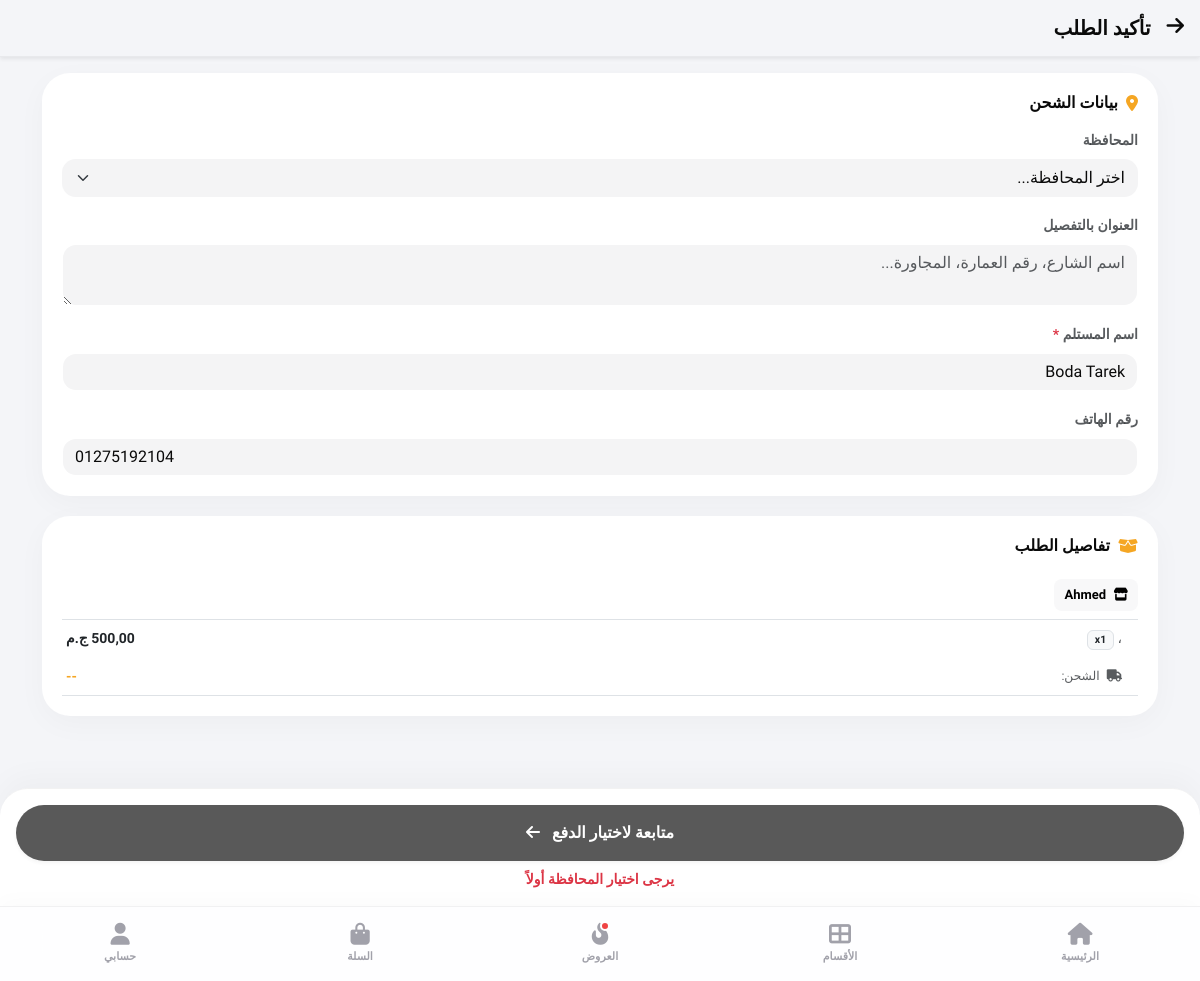
The page /ar/checkout/ (signed in) on the database its author committed.
### accounts/models.py (models this page shows, shortened)
class User(AbstractUser):
    class Role(models.TextChoices):
        CUSTOMER = "CUSTOMER", "عميل"
        MERCHANT = "MERCHANT", "تاجر"
        OWNER = "OWNER", "مالك النظام (سوبر يوزر)"
        COUNTRY_ADMIN = "COUNTRY_ADMIN", "مدير دولة" # 🔥 الرتبة الجديدة
        ADMIN_LVL2 = "ADMIN_LVL2", "مشرف درجة ثانية"
        ADMIN_LVL3 = "ADMIN_LVL3", "مشرف درجة ثالثة"
    role = models.CharField(max_length=20, choices=Role.choices, default=Role.CUSTOMER)
    country = models.ForeignKey(Country, on_delete=models.RESTRICT, null=True, blank=True, related_name="users", verbose_name="الدولة التابع لها")
    phone_primary = models.CharField(max_length=20, unique=True, null=True, blank=True)
    phone_secondary = models.CharField(max_length=15, blank=True, null=True)
    device_id = models.CharField(max_length=255, blank=True, null=True)
    is_banned = models.BooleanField(default=False)
    custom_role = models.ForeignKey(CustomRole, on_delete=models.SET_NULL, null=True, blank=True)
    referral_code = models.CharField(max_length=10, unique=True, blank=True, null=True)
    invited_by = models.ForeignKey('self', on_delete=models.SET_NULL, null=True, blank=True, related_name='invitees')
    referral_balance = models.DecimalField(max_digits=10, decimal_places=2, default=0.00, verbose_name="رصيد الدعوات")

### store/models.py (models this page shows, shortened)
class MerchantProfile(models.Model):
    class RankChoices(models.TextChoices):
        NONE = 'NONE', 'غير موثق'
        SILVER = 'SILVER', 'توثيق فضي'
        BLUE = 'BLUE', 'توثيق أزرق'
        GOLD = 'GOLD', 'توثيق ذهبي'
    user = models.OneToOneField(settings.AUTH_USER_MODEL, on_delete=models.CASCADE, related_name='merchant_profile')
    shop_image = models.ImageField(upload_to='shops/', verbose_name="صورة المحل/الشخصية")
    minimum_balance_required = models.DecimalField(max_digits=10, decimal_places=2, default=0.00, verbose_name="الحد الأدنى للرصيد")
    is_approved = models.BooleanField(default=False, verbose_name="تمت الموافقة من المشرف")
    created_at = models.DateTimeField(auto_now_add=True)
    tax_register_number = models.CharField(max_length=50, blank=True, null=True, verbose_name="رقم السجل الضريبي")
    is_verified = models.BooleanField(default=False, verbose_name="موثق (علامة زرقاء)")
    verification_rank = models.CharField(max_length=10, choices=RankChoices.choices, default=RankChoices.NONE, verbose_name="رتبة التوثيق")
    goods_quantity = models.CharField(max_length=100, verbose_name="كمية البضاعة المحتملة")
    goods_types = models.TextField(verbose_name="أنواع البضاعة")
    goods_average_price = models.CharField(max_length=100, verbose_name="متوسط الأسعار")
    expected_sales_quantity = models.CharField(max_length=255, blank=True, null=True, verbose_name="الكميات المتوقع بيعها")
    whatsapp_number = models.CharField(max_length=20, blank=True, null=True, verbose_name="رقم الواتساب")
    free_shipping_threshold = models.PositiveIntegerField(default=0, verbose_name="حد الشحن المجاني (عدد قطع)")
    is_free_shipping_active = models.BooleanField(default=False, verbose_name="تفعيل عرض الشحن المجاني")
    product_limit = models.PositiveIntegerField(default=50, verbose_name="الحد الأقصى للمنتجات")
    subscription_end_date = models.DateField(null=True, blank=True, verbose_name="تاريخ انتهاء عرض المنتجات")
    are_products_hidden = models.BooleanField(default=False, verbose_name="إيقاف عرض المنتجات إدارياً")

class OrderItem(models.Model):
    order = models.ForeignKey(Order, on_delete=models.CASCADE, related_name='items')
    product_size = models.ForeignKey(ProductSize, on_delete=models.PROTECT, verbose_name="المنتج (المقاس)")
    quantity = models.PositiveIntegerField(default=1, verbose_name="الكمية")
    commission = models.DecimalField(max_digits=10, decimal_places=2, default=0.00, verbose_name="عمولة المنصة")
    price_at_purchase = models.DecimalField(max_digits=10, decimal_places=2, verbose_name="السعر وقت الشراء", blank=True, null=True)
    merchant = models.ForeignKey(MerchantProfile, on_delete=models.PROTECT, verbose_name="التاجر", blank=True, null=True)
    referral_discount = models.DecimalField(max_digits=10, decimal_places=2, default=0)

class ProductSize(models.Model):
    product = models.ForeignKey(Product, on_delete=models.CASCADE, related_name='variations')
    size_label = models.CharField(max_length=10, verbose_name="المقاس")
    color_label = models.CharField(max_length=30, verbose_name="اللون", default="Standard")
    stock_quantity = models.PositiveIntegerField(default=0, verbose_name="الكمية المتاحة")

class Product(models.Model):
    country = models.ForeignKey('accounts.Country', on_delete=models.CASCADE, related_name='products', verbose_name="الدولة", null=True, blank=True)
    is_archived = models.BooleanField(default=False, verbose_name="مؤرشف (مخفي من التاجر)")
    category = models.ForeignKey(Category, on_delete=models.SET_NULL, null=True, blank=True, related_name='products', verbose_name="القسم")
    merchant = models.ForeignKey(MerchantProfile, on_delete=models.CASCADE, related_name='products')
    name = models.CharField(max_length=200, verbose_name="اسم المنتج")
    description = models.TextField(verbose_name="وصف المنتج")
    base_price = models.DecimalField(max_digits=10, decimal_places=2, verbose_name="السعر الأساسي")
    image = models.ImageField(upload_to='products/', verbose_name="صورة المنتج الرئيسية")
    shipping_fee = models.DecimalField(max_digits=10, decimal_places=2, default=0, verbose_name="مصاريف الشحن")
    is_active = models.BooleanField(default=False, verbose_name="مفعل (موافقة المشرف)")
    is_approved = models.BooleanField(default=False, verbose_name="تمت المراجعة والقبول")
    created_at = models.DateTimeField(auto_now_add=True)
    commission_pct = models.DecimalField(max_digits=5, decimal_places=2, default=10.00, verbose_name="نسبة عمولة المنصة (%)")

### store/views.py (the view, shortened to what this page needs)
# urls.py: path('checkout/', views.checkout, name='checkout'),
@login_required
def checkout(request):
    pending_conf = check_pending_confirmations(request.user)
    if pending_conf: return redirect('confirm_delivery_view', order_id=pending_conf.id)
    selected_ids = request.GET.getlist('selected_items')
    if request.method == 'POST':
        selected_ids = request.POST.getlist('selected_items')
    cart = Order.objects.filter(customer=request.user, status=Order.Status.CART).first()
    if not cart or not cart.items.exists():
        return redirect('home')
    if selected_ids:
        valid_ids = [int(i) for i in selected_ids if str(i).isdigit()]
        cart_items = cart.items.filter(id__in=valid_ids)
    else:
        cart_items = cart.items.all()
    if not cart_items.exists():
        messages.warning(request, _("لم تختر منتجات."))
        return redirect('cart_view')
    current_country = get_user_country(request)
    governorates = Governorate.objects.filter(country=current_country)
    settings_obj = SiteSetting.objects.filter(country=current_country).first() or SiteSetting.objects.first()
    grouped_items = defaultdict(list)
    merchant_totals = defaultdict(int)
    limit_pct = settings_obj.referral_discount_limit_pct if settings_obj else 10
    max_discount_amount = settings_obj.referral_discount_max_amount if settings_obj else Decimal('100.00')
    total_max_discount_from_pct = Decimal('0.00')
    for item in cart_items:
        merch = item.product_size.product.merchant
        grouped_items[merch].append(item)
        price = Decimal(item.price_at_purchase)
        qty = item.quantity
        merchant_totals[merch] += price * qty
        total_max_discount_from_pct += (price * Decimal(limit_pct) / Decimal('100.0')) * qty
    user_balance = request.user.referral_balance
    applicable_discount = min(user_balance, total_max_discount_from_pct, max_discount_amount)
    cart_structure = []
    cart_total_display = 0
    for merch, items in grouped_items.items():
        subtotal = merchant_totals[merch]
        cart_structure.append({'merchant': merch, 'items': items, 'subtotal': subtotal})
        cart_total_display += subtotal
    fee_fixed = float(settings_obj.platform_fee_fixed) if settings_obj else 0
    fee_percent = float(settings_obj.platform_fee_percentage) if settings_obj else 0
    personal_vouchers = PersonalVoucher.objects.filter(
        customer=request.user, is_used=False, expires_at__gt=django_tz.now()
    )
    active_gateway = getattr(settings_obj, 'active_payment_gateway', 'PAYMOB') if settings_obj else 'PAYMOB'
    return render(request, 'store/checkout.html', {
        'cart_structure': cart_structure, 'governorates': governorates,
        'cart_total': cart_total_display, 'selected_ids': selected_ids,
        'fee_fixed': fee_fixed, 'fee_percent': fee_percent,
        'applicable_discount': applicable_discount, 'personal_vouchers': personal_vouchers,
        'current_country': current_country,
        'active_gateway': active_gateway
    })

### templates/store/checkout.html (shortened to what this page needs)
{% extends 'base.html' %}
{% load i18n %}
{% block content %}
<div class="ultra-header p-3 shadow-sm d-flex align-items-center mb-3 sticky-top" style="z-index: 1020;">
    <a href="{% url 'cart_view' %}" class="text-decoration-none me-3" style="color: var(--text-primary);" id="header-back-btn">
        <i class="fas fa-arrow-right fs-5"></i>
    </a>
    <h5 class="m-0 fw-bold">{% trans "تأكيد الطلب" %}</h5>
</div>
<div class="container pb-5" style="min-height: 100vh; padding-bottom: 160px !important;">
    <form method="POST" id="checkout-form">
        <div id="step-1-content" class="fade-step">
            <div class="neo-card">
                <h6 class="card-title-neo">
                    <i class="fas fa-map-marker-alt me-2" style="color: var(--accent-gold);"></i> {% trans "بيانات الشحن" %}
                </h6>
                <div class="mb-3">
                    <label class="form-label text-muted small fw-bold">{% trans "المحافظة" %}</label>
                    <select name="city" id="city-select" class="form-select neo-input" onchange="updateShipping()" required oninvalid="this.setCustomValidity('{% trans 'يرجى اختيار المحافظة أولاً' %}')" oninput="this.setCustomValidity('')">
                        <option value="">{% trans "اختر المحافظة..." %}</option>
                    </select>
                </div>
                <div class="mb-3">
                    <label class="form-label text-muted small fw-bold">{% trans "العنوان بالتفصيل" %}</label>
                    <textarea name="address" class="form-control neo-input" rows="2" placeholder="{% trans 'اسم الشارع، رقم العمارة، المجاورة...' %}" required minlength="12" oninvalid="this.setCustomValidity('{% trans 'يرجى كتابة العنوان بالتفصيل (12 حرف على الأقل) لضمان وصول المندوب.' %}')" oninput="this.setCustomValidity('')"></textarea>
                </div>
                <div class="mb-3 text-start">
                    <label class="form-label text-muted small fw-bold">{% trans "اسم المستلم" %} <span class="text-danger">*</span></label>
                    <input type="text" name="recipient_name" class="form-control neo-input"
                        value="{{ request.user.first_name }} {{ request.user.last_name }}" required minlength="5" oninvalid="this.setCustomValidity('{% trans 'يرجى كتابة اسم المستلم بشكل واضح.' %}')" oninput="this.setCustomValidity('')">
                </div>
                <div class="mb-0">
                    <label class="form-label text-muted small fw-bold">{% trans "رقم الهاتف" %}</label>
                    <input type="tel" name="phone" class="form-control neo-input" value="{{ request.user.phone_primary }}" required dir="ltr" minlength="8" maxlength="15" oninput="this.value = this.value.replace(/[^0-9+]/g, ''); this.setCustomValidity('');" oninvalid="this.setCustomValidity('{% trans 'يرجى إدخال رقم هاتف صحيح (أرقام فقط).' %}')">
                </div>
            </div>
            <div class="neo-card">
                <h6 class="card-title-neo"><i class="fas fa-box-open me-2" style="color: var(--accent-gold);"></i> {% trans "تفاصيل الطلب" %}</h6>
                <div class="table-responsive">
                    <table class="table table-borderless mini-summary-table mb-0 small">
                        <tbody>
                            {% for group in cart_structure %}
                            <tr>
                                <td colspan="2" class="p-0 border-bottom pb-2 pt-2">
                                    <div class="store-name fw-bold m-0"><i class="fas fa-store me-1"></i> {{ group.merchant.user.first_name }}</div>
                                </td>
                            </tr>
                            {% for item in group.items %}
                            <tr>
                                <td class="text-muted ps-3 w-75">{{ item.product_size.product.name }} <span class="badge bg-light text-dark border">x{{ item.quantity }}</span></td>
                                <td class="text-end fw-bold text-dark">{{ item.price_at_purchase }} {% trans "ج.م" %}</td>
                            </tr>
                            {% endfor %}
                            <tr class="border-bottom">
                                <td class="text-muted ps-3 small"><i class="fas fa-truck me-1"></i> {% trans "الشحن:" %}</td>
                                <td class="text-end fw-bold" style="color: var(--accent-gold);" id="shipping-merch-{{ group.merchant.id }}">--</td>
                            </tr>
                            {% endfor %}
                        </tbody>
                    </table>
                </div>
            </div>
        </div>
        <div class="fixed-bottom p-3 checkout-bar-ultra" style="z-index: 1050;">
            <button type="button" class="btn btn-neo-primary w-100 py-3 fw-bold shadow-sm" id="continue-btn" onclick="goToStep2()" disabled>
                {% trans "متابعة لاختيار الدفع" %} <i class="fas fa-arrow-left ms-2"></i>
            </button>
            <div id="select-city-msg" class="text-center small text-danger mt-2 fw-bold">{% trans "يرجى اختيار المحافظة أولاً" %}</div>
        </div>
    </form>
</div>
{% endblock %}

### rows shown on the page
User: recipient_name "Boda Tarek", phone "01275192104"
MerchantProfile: merchant.user.first_name "Ahmed"
OrderItem: product_size.product.name "،", quantity "1", price_at_purchase "500,00"
